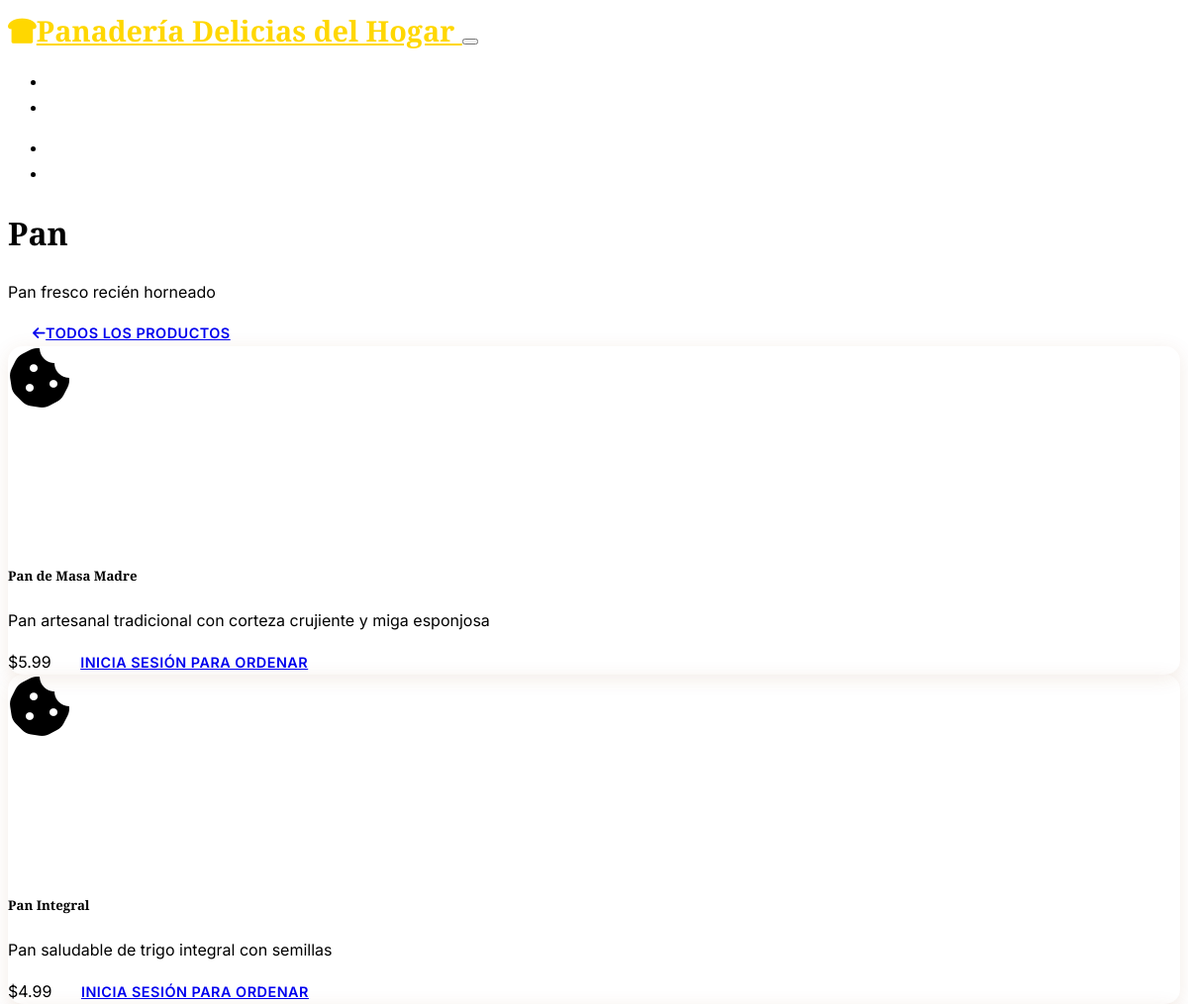
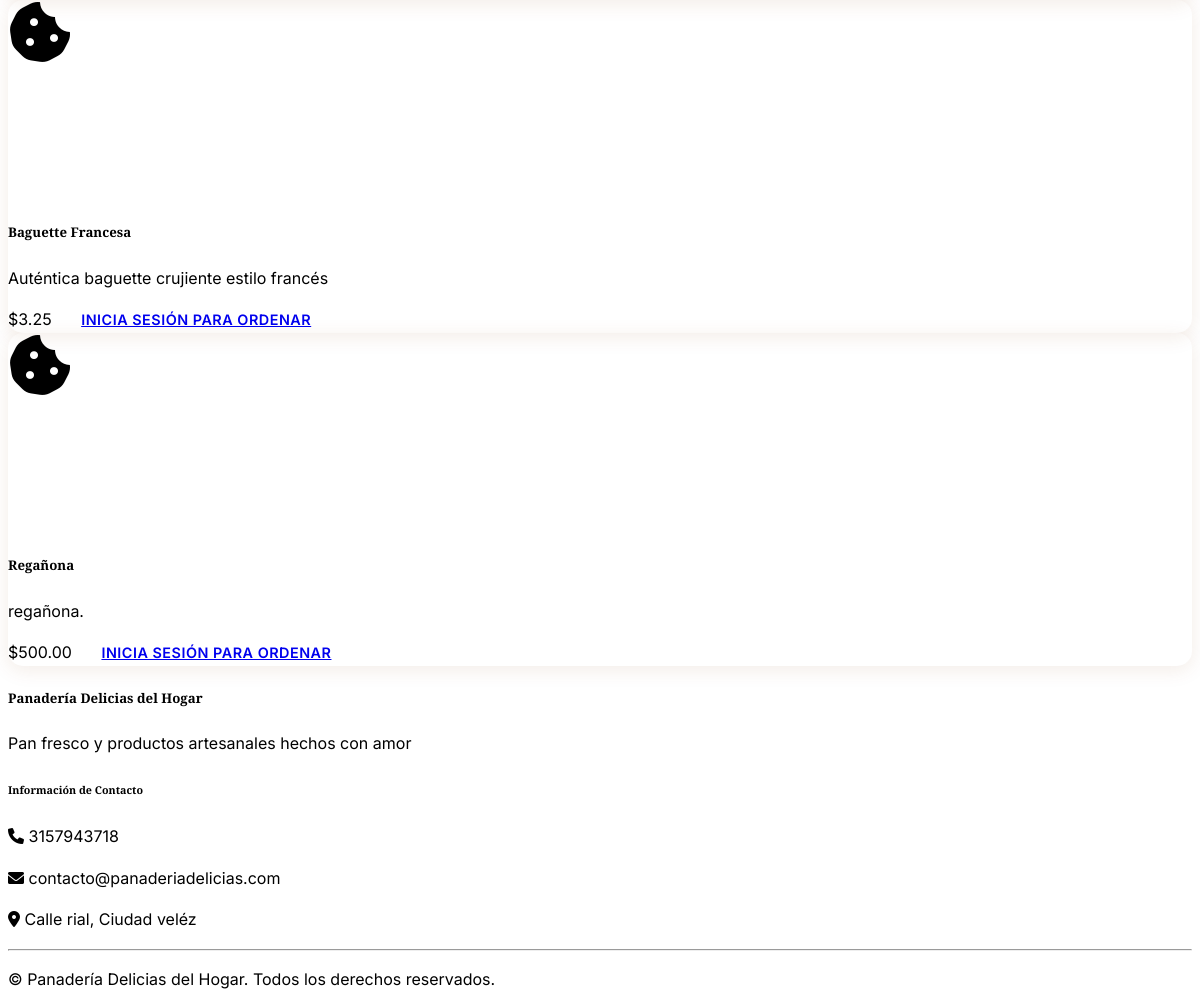
The page /products/category/1 on the database its author committed (2 pictures, top to bottom).
### models.py (models this page shows, shortened)
class Category(db.Model):
    id = db.Column(db.Integer, primary_key=True)
    name = db.Column(db.String(80), nullable=False, unique=True)
    description = db.Column(db.Text)
    created_at = db.Column(db.DateTime, default=datetime.utcnow)
    products = db.relationship('Product', backref='category', lazy=True)

class Product(db.Model):
    id = db.Column(db.Integer, primary_key=True)
    name = db.Column(db.String(100), nullable=False)
    description = db.Column(db.Text)
    price = db.Column(db.Numeric(10, 2), nullable=False)
    image_url = db.Column(db.String(200))
    featured = db.Column(db.Boolean, default=False)
    active = db.Column(db.Boolean, default=True)
    created_at = db.Column(db.DateTime, default=datetime.utcnow)
    category_id = db.Column(db.Integer, db.ForeignKey('category.id'), nullable=False)
    cart_items = db.relationship('CartItem', backref='product', lazy=True)
    order_items = db.relationship('OrderItem', backref='product', lazy=True)

### products/routes.py (the view)
@bp.route('/category/<int:category_id>')
def category(category_id):
    category = Category.query.get_or_404(category_id)
    page = request.args.get('page', 1, type=int)
    products = Product.query.filter_by(category_id=category_id, active=True).paginate(
        page=page, per_page=12, error_out=False
    )
    categories = Category.query.all()
    return render_template('products/category.html',
                         category=category,
                         products=products,
                         categories=categories)

### templates/products/category.html (shortened to what this page needs)
{% extends "base.html" %}
{% block content %}
<div class="container">
    <div class="row">
        <div class="col-12">
            <div class="d-flex justify-content-between align-items-center mb-4">
                <div>
                    <h1>{{ category.name }}</h1>
                    {% if category.description %}
                    <p class="text-muted">{{ category.description }}</p>
                    {% endif %}
                </div>
                <a href="{{ url_for('products.index') }}" class="btn btn-outline-secondary">
                    <i class="fas fa-arrow-left me-2"></i>Todos los productos
                </a>
            </div>
            {% if products.items %}
            <div class="row">
                {% for product in products.items %}
                <div class="col-md-4 col-sm-6 mb-4">
                    <div class="card h-100">
                        {% if product.image_url %}
                        <img src="{{ product.image_url }}" class="card-img-top" alt="{{ product.name }}" style="height: 200px; object-fit: cover;">
                        {% else %}
                        <div class="card-img-top bg-light d-flex align-items-center justify-content-center" style="height: 200px;">
                            <i class="fas fa-cookie-bite fa-4x text-muted"></i>
                        </div>
                        {% endif %}
                        <div class="card-body d-flex flex-column">
                            <h5 class="card-title">{{ product.name }}</h5>
                            <p class="card-text">{{ product.description or '' }}</p>
                            <div class="mt-auto">
                                <div class="d-flex justify-content-between align-items-center">
                                    <span class="h5 text-primary">${{ "%.2f"|format(product.price) }}</span>
                                    {% if current_user.is_authenticated %}
                                    <form method="POST" action="{{ url_for('cart.add_to_cart', product_id=product.id) }}" class="d-inline">
                                        <div class="input-group input-group-sm" style="width: 120px;">
                                            <input type="number" name="quantity" class="form-control" value="1" min="1" max="10">
                                            <button type="submit" class="btn btn-primary btn-sm">
                                                <i class="fas fa-cart-plus"></i>
                                            </button>
                                        </div>
                                    </form>
                                    {% else %}
                                    <a href="{{ url_for('auth.login') }}" class="btn btn-outline-primary btn-sm">
                                        Inicia sesión para ordenar
                                    </a>
                                    {% endif %}
                                </div>
                            </div>
                        </div>
                    </div>
                </div>
                {% endfor %}
            </div>
            {% endif %}
        </div>
    </div>
</div>
{% endblock %}

### static/css/custom.css (style rules this page uses)
body { background-color: var(--bs-body-bg); font-family: 'Inter', sans-serif; line-height: 1.6; }
h1, h2, h3, h4, h5, h6, .display-1, .display-2, .display-3, .display-4, .display-5, .display-6 { font-family: 'Playfair Display', serif; }
.card { border: none; box-shadow: 0 4px 20px rgba(139, 69, 19, 0.1); transition: all 0.3s ease; border-radius: 15px; overflow: hidden; }
.card-img-top { transition: transform 0.3s ease; }
.card-img-top { border-top-left-radius: calc(0.375rem - 1px); border-top-right-radius: calc(0.375rem - 1px); }
.btn { border-radius: 25px; font-weight: 600; padding: 10px 25px; transition: all 0.3s ease; text-transform: uppercase; letter-spacing: 0.5px; font-size: 0.9rem; }
[data-bs-theme="dark"] .bg-light { background-color: var(--bs-gray-800) !important; }
[data-bs-theme="dark"] .text-muted { color: var(--bs-gray-400) !important; }

### rows shown on the page
Category: name "Pan", description "Pan fresco recién horneado"
Product: name "Pan de Masa Madre", description "Pan artesanal tradicional con corteza crujiente y miga esponjosa", price "5.99"
Product: name "Pan Integral", description "Pan saludable de trigo integral con semillas", price "4.99"
Product: name "Baguette Francesa", description "Auténtica baguette crujiente estilo francés", price "3.25"
Product: name "Regañona", description "regañona.", price "500.00"
